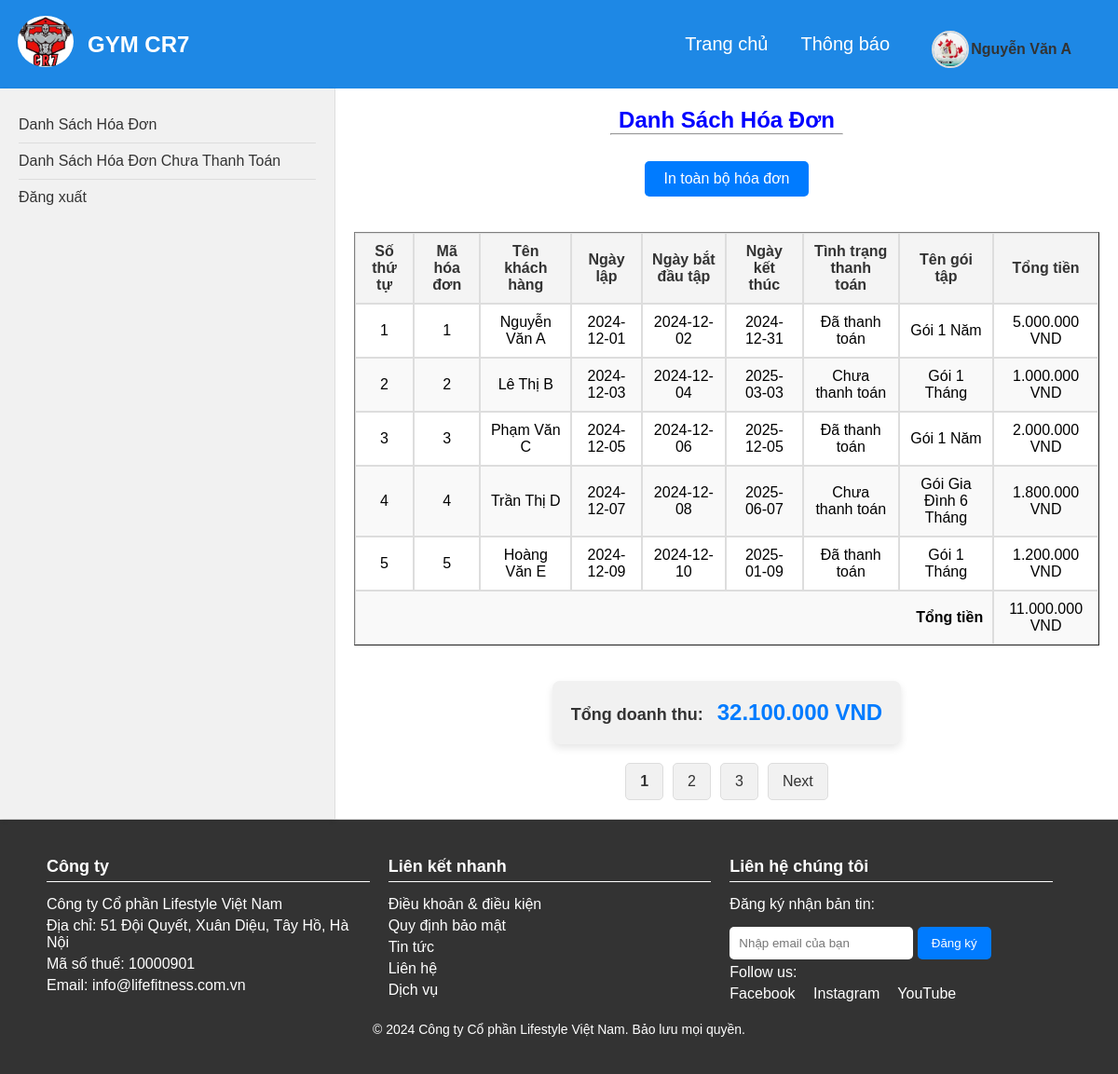
The page /ketoan.php?xemhoadon (signed in) on the database its author committed.
### tables this page shows
CREATE TABLE `nhanvien` (
  `MaNV` int(11) NOT NULL,
  `TenNV` varchar(100) NOT NULL,
  `HinhAnhNV` varchar(255) DEFAULT NULL,
  `Email` varchar(100) NOT NULL,
  `Sdt` varchar(15) NOT NULL,
  `NgayVaoLam` date NOT NULL,
  `MaTK` int(11) DEFAULT NULL,
  `MaCV` int(11) DEFAULT NULL,
  `xoa` tinyint(1) DEFAULT 0
);

CREATE TABLE `hoadon` (
  `MaHD` int(11) NOT NULL,
  `NgayLap` date NOT NULL,
  `NgayBatDau` date NOT NULL,
  `NgayKetThuc` date NOT NULL,
  `TongTien` decimal(15,2) NOT NULL,
  `TinhTrangTT` varchar(20) DEFAULT NULL CHECK (`TinhTrangTT` in ('Đã thanh toán','Chưa thanh toán')),
  `TinhTrangMail` varchar(20) DEFAULT NULL CHECK (`TinhTrangMail` in ('Đã gửi','Chưa gửi')),
  `MaGT` int(11) DEFAULT NULL,
  `MaTV` int(11) DEFAULT NULL
);

CREATE TABLE `thanhvien` (
  `MaTV` int(11) NOT NULL,
  `TenTV` varchar(100) NOT NULL,
  `Email` varchar(100) NOT NULL,
  `Sdt` varchar(15) NOT NULL,
  `NgaySinh` date DEFAULT NULL,
  `DiaChi` varchar(255) DEFAULT NULL,
  `HinhAnh` varchar(255) DEFAULT NULL,
  `MaTK` int(11) DEFAULT NULL,
  `TrangThai` varchar(20) DEFAULT NULL CHECK (`TrangThai` in ('Còn tập','Nghỉ'))
);

CREATE TABLE `goitap` (
  `MaGT` int(11) NOT NULL,
  `TenGT` varchar(100) NOT NULL,
  `SoTien` float NOT NULL,
  `MoTa` varchar(50) NOT NULL,
  `HinhAnh` varchar(50) NOT NULL,
  `DichVu` varchar(100) NOT NULL,
  `xoa` int(11) NOT NULL
);

### modal/dangnhap.php (called while the page is built, shortened)
<?php
    class dangNhap{
        public function select1NV($ma){
            $p = new clsketnoi();
            $con = $p ->moketnoi();
            if($con){
                $str = " SELECT *
                from taikhoan tk inner join nhanvien nv
                on tk.MaTK = nv.MaTK inner join chucvu cv
                on nv.MaCV = cv.MaCV
                WHERE tk.MaTK = $ma ";
                $tbl = $con ->query($str);
                return $tbl;
            }else{
                echo "truy vấn sai";
                return false;
            }
        }
    }
?>

### controller/getdangnhap.php (called while the page is built, shortened)
<?php
    include_once("modal/dangnhap.php");
    class GetDangNhap{
        public function Lay1NV($ma){
            $p = new dangNhap();
            $con = $p -> select1NV($ma);
            if($con){
                if($con -> num_rows > 0){
                    return $con;
                }else{
                    return 0;
                }
            }else{
                echo "Loi to cha ba luaaaaaaaaaaaaaaaaaaaaaa";
                return false;
            }
        }
    }
?>

### modal/mketoan.php (called while the page is built, shortened)
<?php
class Mketoan {
    public function danhsachhoadon($limit, $offset) {
        $p = new clsketnoi();
        $con = $p->moketnoi();
        if ($con) {
            $str = "SELECT *,
                            SUM(hd.TongTien) OVER() AS TotalAmount
                    FROM thanhvien tv
                    INNER JOIN hoadon hd ON tv.MaTV = hd.MaTV
                    INNER JOIN goitap gt ON hd.MaGT = gt.MaGT
                    ORDER BY hd.MaHD ASC
                    LIMIT $limit OFFSET $offset";
            $tbl = $con->query($str);
            return $tbl;
        } else {
            return false;
        }
    }
    public function demSoHoaDon() {
        $p = new clsketnoi();
        $con = $p->moketnoi();
        if ($con) {
            $sql = "SELECT COUNT(*) AS tong FROM hoadon";
            $result = $con->query($sql);
            if ($result) {
                $row = $result->fetch_assoc();
                return $row['tong'];
            }
        }
        return 0;
    }
}
?>

### controller/cketoan.php (called while the page is built, shortened)
<?php
include_once("modal/mketoan.php");
class Cketoan {
    public function selectdanhsachhoadon($limit, $offset) {
        $model = new Mketoan();
        $result = $model->danhsachhoadon($limit, $offset);
        if ($result) {
            if ($result->num_rows > 0) {
                return $result;
            } else {
                return 0;
            }
        } else {
            return false;
        }
    }
    public function getdemSoHoaDon() {
        $model = new Mketoan();
        $total = $model->demSoHoaDon();
        if ($total) {
            return $total;
        } else {
            return false;
        }
    }
}
?>

### view/danhsachhoadon.php (the view, shortened to what this page needs)
<?php
    include_once("controller/cketoan.php");
    $p = new Cketoan();
    $limit = 5;
    $page = isset($_GET['page']) ? $_GET['page'] : 1;
    $offset = ($page - 1) * $limit;
    $result = $p->selectdanhsachhoadon($limit, $offset);
    $totalHoaDon = $p->getdemSoHoaDon();
    $totalPages = ceil($totalHoaDon / $limit);
?>
<?php if ($result): ?>
    <center>
        <h2>Danh Sách Hóa Đơn</h2>
        <hr>
        <br>
        <button onclick="window.print();" class="print-btn">In toàn bộ hóa đơn</button>
    </center>
    <br>
    <table id="40" border="1" cellspacing="0" cellpadding="5">
    <thead>
        <tr>
            <th>Số thứ tự</th>
            <th>Mã hóa đơn</th>
            <th>Tên khách hàng</th>
            <th>Ngày lập</th>
            <th>Ngày bắt đầu tập</th>
            <th>Ngày kết thúc</th>
            <th>Tình trạng thanh toán</th>
            <th>Tên gói tập</th>
            <th>Tổng tiền</th>
        </tr>
    </thead>
    <tbody>
        <?php
        $stt = $offset + 1;
        $totalAmount = 0;
        while ($row = $result->fetch_assoc()) {
            $doanhthu = $row['TotalAmount'];
            $totalAmount += $row['TongTien'];
        ?>
            <tr>
                <td><?php echo $stt++; ?></td>
                <td><?php echo $row['MaHD']; ?></td>
                <td><?php echo $row['TenTV']; ?></td>
                <td><?php echo $row['NgayLap']; ?></td>
                <td><?php echo $row['NgayBatDau']; ?></td>
                <td><?php echo $row['NgayKetThuc']; ?></td>
                <td><?php echo $row['TinhTrangTT']; ?></td>
                <td><?php echo $row['TenGT']; ?></td>
                <td><?php echo number_format($row['TongTien'], 0, ',', '.'); ?> VND</td>
            </tr>
        <?php
        }
        ?>
        <tr>
            <td colspan="8" style="text-align: right; font-weight: bold;">Tổng tiền</td>
            <td><?php echo number_format($totalAmount, 0, ',', '.'); ?> VND</td>
        </tr>
    </tbody>
</table>
<br>
<center>
    <div class="total-revenue">
        <span class="label">Tổng doanh thu: </span>
        <span class="amount"><?php echo number_format($doanhthu, 0, ',', '.'); ?> VND</span>
    </div>
</center>
<div class="pagination">
    <?php for ($i = 1; $i <= $totalPages; $i++): ?>
        <a href="ketoan.php?xemhoadon&page=<?php echo $i; ?>" <?php if ($i == $page) echo 'style="font-weight: bold;"'; ?>>
            <?php echo $i; ?>
        </a>
    <?php endfor; ?>
    <?php if ($page < $totalPages): ?>
        <a href="ketoan.php?xemhoadon&page=<?php echo $page + 1; ?>">Next</a>
    <?php endif; ?>
</div>
<?php else: ?>
    <p>Không có hóa đơn nào!</p>
<?php endif; ?>
<!DOCTYPE html>
<html lang="en">
<head>
</head>
<body>
</body>
</html>

### ketoan.php (shortened to what this page needs)
<!DOCTYPE html>
<html lang="en">
<head>
</head>
<body>
    <div id="khung">
        <header>
            <div id="logo">
                <a href="ketoan.php"><img src="../GYM/image/logo.jpg" alt="" srcset=""></a>
                <p style="float:right"><a href="ketoan.php">GYM CR7</a></p>
            </div>
            <div id="noidung">
                <a href="ketoan.php">Trang chủ</a>
                <a href="ketoan.php?thongbao">Thông báo</a>
                <?php
                    include_once("controller/getdangnhap.php");
                    $p = new GetDangNhap();
                    if(isset($_SESSION["dn1"])) {
                        $matk = $_SESSION["manv"];
                        $con1 = $p -> Lay1NV($matk);
                        if($con1){
                            $r1 = $con1 -> fetch_assoc();
                            $anh = $r1["HinhAnhNV"];
                            $ten = $r1["TenNV"];
                        }
                    }
                ?>
            <div class="user-dropdown">
                <div class="user-info">
                    <?php
                        echo '
                            <a href="nhanvien.php">
                                <img src="../GYM/image/avtNV/'.$anh.'" alt="" class="user">
                                <span>'.$ten.'</span>
                            </a>
                        ';
                    ?>
                </div>
            </div>
            </div>
        </header>
        <section>
            <article id="a1">
            <a href="ketoan.php?xemhoadon">Danh Sách Hóa Đơn</a>
            <a href="ketoan.php?khchuatt">Danh Sách Hóa Đơn Chưa Thanh Toán</a>
            <a href="ketoan.php?dangxuat" >Đăng xuất</a>
            </article>
            <article id="a2">
    <?php
        if(isset($_REQUEST["chitietnhanvien"])){
            if(isset($_REQUEST["suanv"])){
                include_once("view/suathongtincanhannhanvien.php");
            } else {
                include_once("view/chitietnhanvien.php");
            }
        }else if(isset($_REQUEST["doimatkhau"])){
            include_once("view/doimatkhauNV.php");
        }else if(isset($_REQUEST["dangxuat"])){
            include_once("view/dangxuat.php");
        }else if(isset($_REQUEST["xemhoadon"])){
            if(isset($_REQUEST["page"])){
                include_once("view/danhsachhoadon.php");
            }else{
                include_once("view/danhsachhoadon.php");
            }
        }else if(isset($_REQUEST["khchuatt"])){
            if(isset($_REQUEST["page"])){
                include_once("view/danhsachhoadonchuathanhtoan.php");
            }else{
                include_once("view/danhsachhoadonchuathanhtoan.php");
            }
        }elseif(isset($_REQUEST["thongbao"])){
            include_once("view/thongbao.php");
        }
    ?>
</article>
        </section>
        <footer>
            <div class="footer-content">
                <div class="footer-section">
                    <h4>Công ty</h4>
                    <p>Công ty Cổ phần Lifestyle Việt Nam</p>
                    <p>Địa chỉ: 51 Đội Quyết, Xuân Diệu, Tây Hồ, Hà Nội</p>
                    <p>Mã số thuế: 10000901</p>
                    <p>Email: <a href="mailto:info@lifefitness.com.vn">info@lifefitness.com.vn</a></p>
                </div>
                <div class="footer-section">
                    <h4>Liên kết nhanh</h4>
                    <p><a href="#">Điều khoản & điều kiện</a></p>
                    <p><a href="#">Quy định bảo mật</a></p>
                    <p><a href="#">Tin tức</a></p>
                    <p><a href="#">Liên hệ</a></p>
                    <p><a href="#">Dịch vụ</a></p>
                </div>
                <div class="footer-section">
                    <h4>Liên hệ chúng tôi</h4>
                    <p>Đăng ký nhận bản tin:</p>
                    <input type="email" placeholder="Nhập email của bạn" />
                    <button>Đăng ký</button>
                    <p>Follow us:</p>
                    <div class="social-media">
                        <a href="#">Facebook</a>
                        <a href="#">Instagram</a>
                        <a href="#">YouTube</a>
                    </div>
                </div>
            </div>
            <div class="footer-bottom">
                <p>&copy; 2024 Công ty Cổ phần Lifestyle Việt Nam. Bảo lưu mọi quyền.</p>
            </div>
        </footer>
    </div>
</body>
</html>

### ketoan.php (style rules this page uses)
* { box-sizing: border-box; margin: 0; padding: 0; }
#khung { width: 100%; height: auto; font-family: Arial, sans-serif; }
header { display: flex; justify-content: space-between; align-items: center; background-color: #1e88e5; color: #fff; padding: 15px; }
#logo { margin-right: auto; }
#logo img { height: 50px; border-radius: 50%; }
#noidung { display: flex; align-items: center; }
#noidung a { color: #fff; text-decoration: none; margin-right: 35px; font-size: 20px; transition: color 0.3s ease; }
section { display: flex; height: auto ; border-bottom: 1px solid #ddd; }
#a1 { width: 30%; background-color: #f1f1f1; padding: 20px; border-right: 1px solid #ddd; box-shadow: 0 2px 5px rgba(0, 0, 0, 0.1); }
#a1 a { display: block; color: #333; text-decoration: none; font-size: 16px; padding: 10px 0; transition: color 0.3s ease; }
#a1 a:not(:last-child) { border-bottom: 1px solid #ddd; }
#a2 { width: 70%; padding: 20px; background-color: #fff; }
footer { background-color: #333; color: white; padding: 40px 50px; }
.footer-content { display: flex; justify-content: space-between; flex-wrap: wrap; }
.footer-section { flex: 1; min-width: 250px; margin-right: 20px; }
.footer-section h4 { margin-bottom: 15px; font-size: 18px; border-bottom: 1px solid #ffffff; padding-bottom: 5px; }
.footer-section p { margin: 5px 0; }
.footer-section a { color: #ffffff; text-decoration: none; }
.footer-bottom { text-align: center; margin-top: 20px; font-size: 14px; }
input[type="email"] { padding: 10px; margin-top: 10px; border: none; border-radius: 5px; }
button { padding: 10px 15px; margin-top: 10px; border: none; border-radius: 5px; background-color: #007bff; color: white; cursor: pointer; }
.social-media a { margin-right: 15px; color: #ffffff; }
#logo { display: flex; align-items: center; padding: 2px 4px; border-radius: 5px; }
#logo img { width: 60px; height: auto; margin-right: 15px; }
#logo p { margin: 0; }
#logo a { text-decoration: none; color: white; font-size: 24px; font-weight: bold; transition: color 0.3s; }
.user-dropdown { position: relative; display: inline-block; cursor: pointer; margin-left: 10px; top: 5px; }
.user-info a { display: flex; align-items: center; gap: 2px; color: white; }
.user-info img { width: 40px; height: 40px; border-radius: 50%; object-fit: cover; border: 2px solid #ddd; transition: transform 0.3s; }
.user-info span { font-size: 16px; font-weight: bold; color: #333; }

### view/danhsachhoadon.php (style rules this page uses)
table th, table td { border: 1px solid #ddd; padding: 10px; }
table th { background-color: #f4f4f4; color: #333; font-weight: bold; text-align: center; }
table tr:nth-child(even) { background-color: #f9f9f9; }
table tr:nth-child(odd) { background-color: #fff; }
table td { text-align: center; }
h2 { color: blue; }
hr { width: 250px; }
.pagination { display: flex; justify-content: center; align-items: center; margin-top: 20px; }
.pagination a { text-decoration: none; padding: 10px 15px; margin: 0 5px; background-color: #f1f1f1; color: #333; border: 1px solid #ddd; border-radius: 5px; transition: background-color 0.3s, color 0.3s; }
.total-revenue { background-color: #f1f1f1; padding: 20px; border-radius: 8px; display: inline-block; text-align: center; box-shadow: 0 4px 8px rgba(0, 0, 0, 0.1); margin-top: 20px; font-family: 'Arial', sans-serif; }
.total-revenue .label { font-size: 18px; font-weight: bold; color: #333; }
.total-revenue .amount { font-size: 24px; font-weight: bold; color: #007bff; margin-left: 10px; display: inline-block; }
.print-btn { background-color: #007bff; color: white; border: none; padding: 10px 20px; font-size: 16px; cursor: pointer; border-radius: 5px; margin-bottom: 20px; }

### rows shown on the page
nhanvien: HinhAnhNV (picture), TenNV "Nguyễn Văn A"
hoadon: MaHD "1", MaTV.TenTV "Nguyễn Văn A", NgayLap "2024-12-01", NgayBatDau "2024-12-02", NgayKetThuc "2024-12-31", TinhTrangTT "Đã thanh toán", MaGT.TenGT "Gói 1 Năm", TongTien "5.000.000"
hoadon: MaHD "2", MaTV.TenTV "Lê Thị B", NgayLap "2024-12-03", NgayBatDau "2024-12-04", NgayKetThuc "2025-03-03", TinhTrangTT "Chưa thanh toán", MaGT.TenGT "Gói 1 Tháng", TongTien "1.000.000"
hoadon: MaHD "3", MaTV.TenTV "Phạm Văn C", NgayLap "2024-12-05", NgayBatDau "2024-12-06", NgayKetThuc "2025-12-05", TinhTrangTT "Đã thanh toán", MaGT.TenGT "Gói 1 Năm", TongTien "2.000.000"
hoadon: MaHD "4", MaTV.TenTV "Trần Thị D", NgayLap "2024-12-07", NgayBatDau "2024-12-08", NgayKetThuc "2025-06-07", TinhTrangTT "Chưa thanh toán", MaGT.TenGT "Gói Gia Đình 6 Tháng", TongTien "1.800.000"
hoadon: MaHD "5", MaTV.TenTV "Hoàng Văn E", NgayLap "2024-12-09", NgayBatDau "2024-12-10", NgayKetThuc "2025-01-09", TinhTrangTT "Đã thanh toán", MaGT.TenGT "Gói 1 Tháng", TongTien "1.200.000"

### other values the page prints
$totalAmount "11.000.000"
$doanhthu "32.100.000"
